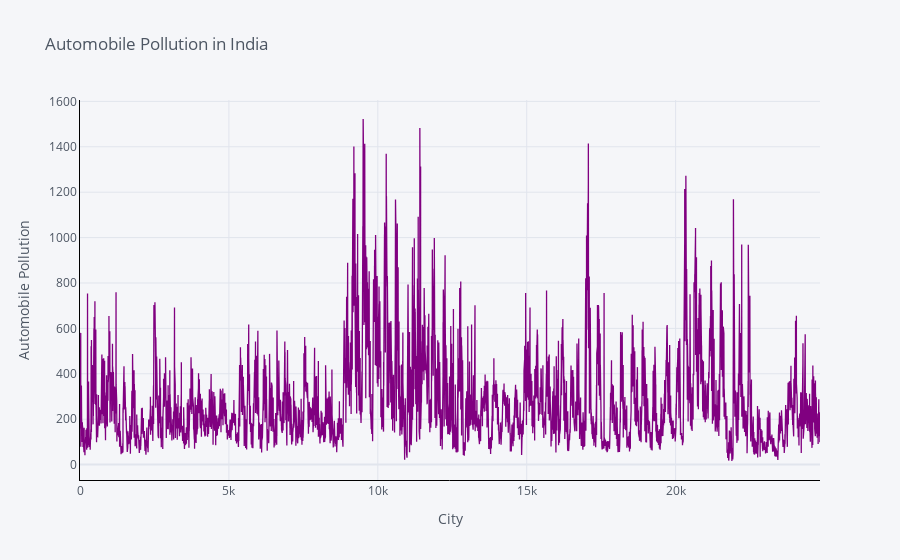

The notebook cell this image was saved under:
### Markdown cell above
##### 1. Automobile

### Code cell
df['Automobile_Pollution'].iplot(title="Automobile Pollution in India", xTitle='City', yTitle='Automobile Pollution', linecolor='black', theme='pearl', colors=['purple'])

### Figure 1 — Plotly figure (JSON) as saved in the notebook; plotly's stock layout.template omitted (floating-point values rounded to 4 significant figures; data arrays with more than 128 entries replaced by an {"elided": "..."} marker saying what was removed)
{"data": [{"line": {"color": "rgba(128, 0, 128, 1.0)", "dash": "solid", "shape": "linear", "width": 1.3}, "mode": "lines", "name": "Automobile_Pollution", "text": "", "type": "scatter", "x": {"elided": "8602 int values"}, "y": {"elided": "8602 float values"}}], "layout": {"legend": {"bgcolor": "#F5F6F9", "font": {"color": "#4D5663"}}, "paper_bgcolor": "#F5F6F9", "plot_bgcolor": "#F5F6F9", "title": {"font": {"color": "#4D5663"}, "text": "Automobile Pollution in India"}, "xaxis": {"gridcolor": "#E1E5ED", "linecolor": "black", "showgrid": true, "tickfont": {"color": "#4D5663"}, "title": {"font": {"color": "#4D5663"}, "text": "City"}, "zerolinecolor": "#E1E5ED"}, "yaxis": {"gridcolor": "#E1E5ED", "linecolor": "black", "showgrid": true, "tickfont": {"color": "#4D5663"}, "title": {"font": {"color": "#4D5663"}, "text": "Automobile Pollution"}, "zerolinecolor": "#E1E5ED"}}}
